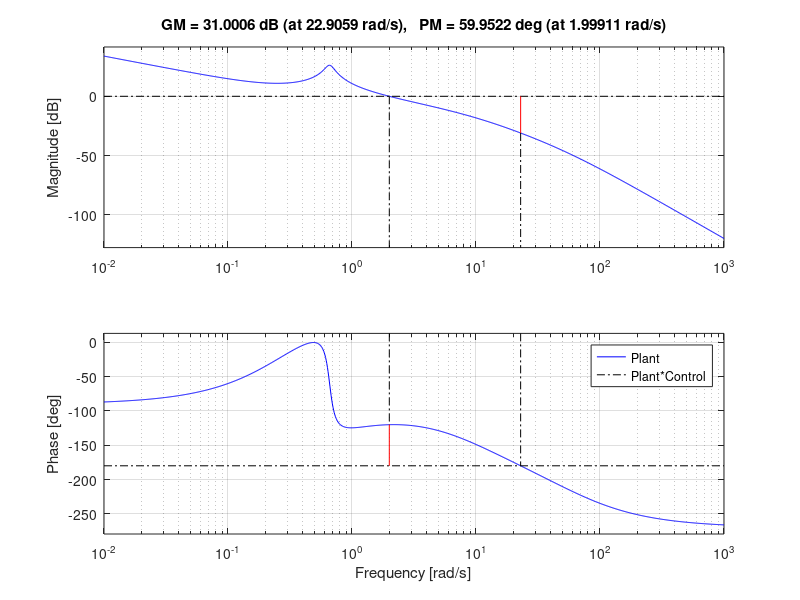
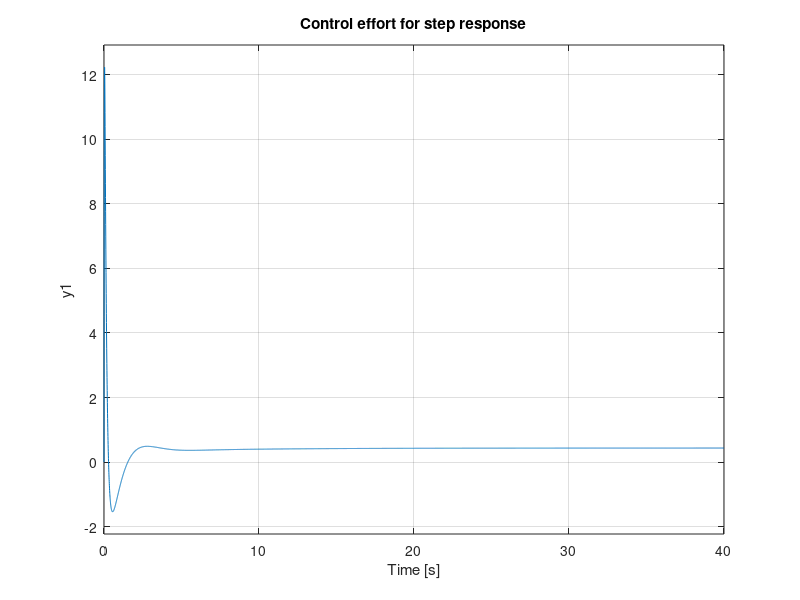

MATLAB code to generate these figures, in order:
%AUV parameters and Loopshaping

% system parameters
P.J = 45; %kg*m^2
P.b = 5; %N-m-s
P.m = 200; %kg
P.L = .01; %m
P.g = 9.81; %m/s^2

%sample period
P.Ts = .01; %s

% initial conditions
P.phi0 = 0;
P.phidot0 = 0;

%max Force 
P.Taumax = 50;

% dirty derivative gain
P.sigma = .05;

% Transfer functions
Plant = tf(1,[1, P.b/P.J, P.m*P.g*P.L/P.J]);

%%
%Loopshaping
figure(2), clf
    hold on
%%%%%%%%%%%%%%%%%%%%%%%%%%%%%%%%%%%%%%%%%%%%%%%%%%%%%%%%%%%
%  Define Design Specifications
%%%%%%%%%%%%%%%%%%%%%%%%%%%%%%%%%%%%%%%%%%%%%%%%%%%%%%%%%%%
        %--- noise specification ---
        omega_n = 100;   % attenuate noise above this frequency
        gamma_n = 0.001;   % attenuate noise by this amount
        w = logspace(log10(omega_n),2+log10(omega_n));
        plot(w,gamma_n*ones(size(w)),'g')
        

  figure(2), bode(Plant,logspace(-3,5)), grid on
 
  
  
%%%%%%%%%%%%%%%%%%%%%%%%%%%%%%%%%%%%%%%%%%%%%%%%%%%%%%%%%%%
% Control Design
  C = 1;
%%%%%%%%%%%%%%%%%%%%%%%%%%%%%%%%%%%%%%%%%%%%%%%%%%%%%%%%%%%
% integral control: for zero steady state error to step input
 
    ki = .3;
    PI = tf([1,ki],[1, 0]);
    C = PI*C;
%     figure(2), bode(Plant*C)
    
% phase lead: increase PM (stability)
    w_max = 2.0; % location of maximum frequency bump (desired crossover)
    phi_max = 66.9*pi/180;
    M = (1+sin(phi_max))/(1-sin(phi_max)); % lead ratio
    z = w_max/sqrt(M);
    p = w_max*sqrt(M);
    Lead = tf([1/z 1],[1/p 1]);
    C = C*Lead;
%     figure(2), bode(Plant*C)% update plot
    
 % proportional gain: set crossover at w_max = 2 rad/s
    [m,p] = bode(Plant*C,w_max);
    K = 1/m;
    C = K*C;
%     figure(2), bode(Plant*C)  % update plot
    
% low pass filter: Attenuate noise at high frequencies
    m = .5;    % attenuation factor
    a = m*omega_n*sqrt(1/(1-m^2));
    lpf = tf(a,[1 a]);
    C = lpf*C;
    figure(2), margin(Plant*C),  % update plot
    %legend('Plant','Integral','Integral+Lead','PI+Lead','PI+Lead+LPF')
    legend('Plant','Plant*Control')
    %check noise attenuation
    [m_noise,p] = bode(Plant*C,100);%m_noise less than .001
    if m_noise < .001
        disp ('Noise attenuation met')
    else, disp ('Noise attenuation not met')
    end
   
%%%%%%%%%%%%%%%%%%%%%%%%%%%%%%%%%%%%%%%%%%%%%%%%%%%%%%%%%%%
% Create plots for analysis
%%%%%%%%%%%%%%%%%%%%%%%%%%%%%%%%%%%%%%%%%%%%%%%%%%%%%%%%%%%

% Open-loop tranfer function 
  OPEN = Plant*C;
% closed loop transfer function from R to Y
  CLOSED_R_to_Y = minreal((Plant*C/(1+Plant*C)));
% closed loop transfer function from R to U
  CLOSED_R_to_U = minreal((C/(1+C*Plant)));

figure(3), clf
    subplot(3,1,1), 
        bodemag(CLOSED_R_to_Y)
        title('Closed-loop Bode plot'), grid on
    subplot(3,1,2), 
        step(CLOSED_R_to_Y)
        title('Closed-loop step response'), grid on
    subplot(3,1,3), 
        step(CLOSED_R_to_U)
        title('Control effort for step response'), grid on
        
%%%%%%%%%%%%%%%%%%%%%%%%%%%%%%%%%%%%%%%%%%%%%%%%%%%%%%%%%%%
% Prefilter Design
  F = tf([1],[1]);
%%%%%%%%%%%%%%%%%%%%%%%%%%%%%%%%%%%%%%%%%%%%%%%%%%%%%%%%%%%
% 
% low pass filter
    p = 3;  % frequency to start the LPF
    LPF = tf(p,[1, p]);
    F = F*LPF;
        
%%%%%%%%%%%%%%%%%%%%%%%%%%%%%%%%%%%%%%%%%%%%%%%%%%%%%%%%%%%%%%%%%%%%
% Convert controller to state space equations for implementation
%%%%%%%%%%%%%%%%%%%%%%%%%%%%%%%%%%%%%%%%%%%%%%%%%%%%%%%%%%%%%%%%%%%%
% C=minreal(C);
[num,den] = tfdata(C,'v');
[P.A_C,P.B_C,P.C_C,P.D_C]=tf2ss(num,den);

[num,den] = tfdata(F,'v');
[P.A_F, P.B_F, P.C_F, P.D_F] = tf2ss(num,den);
